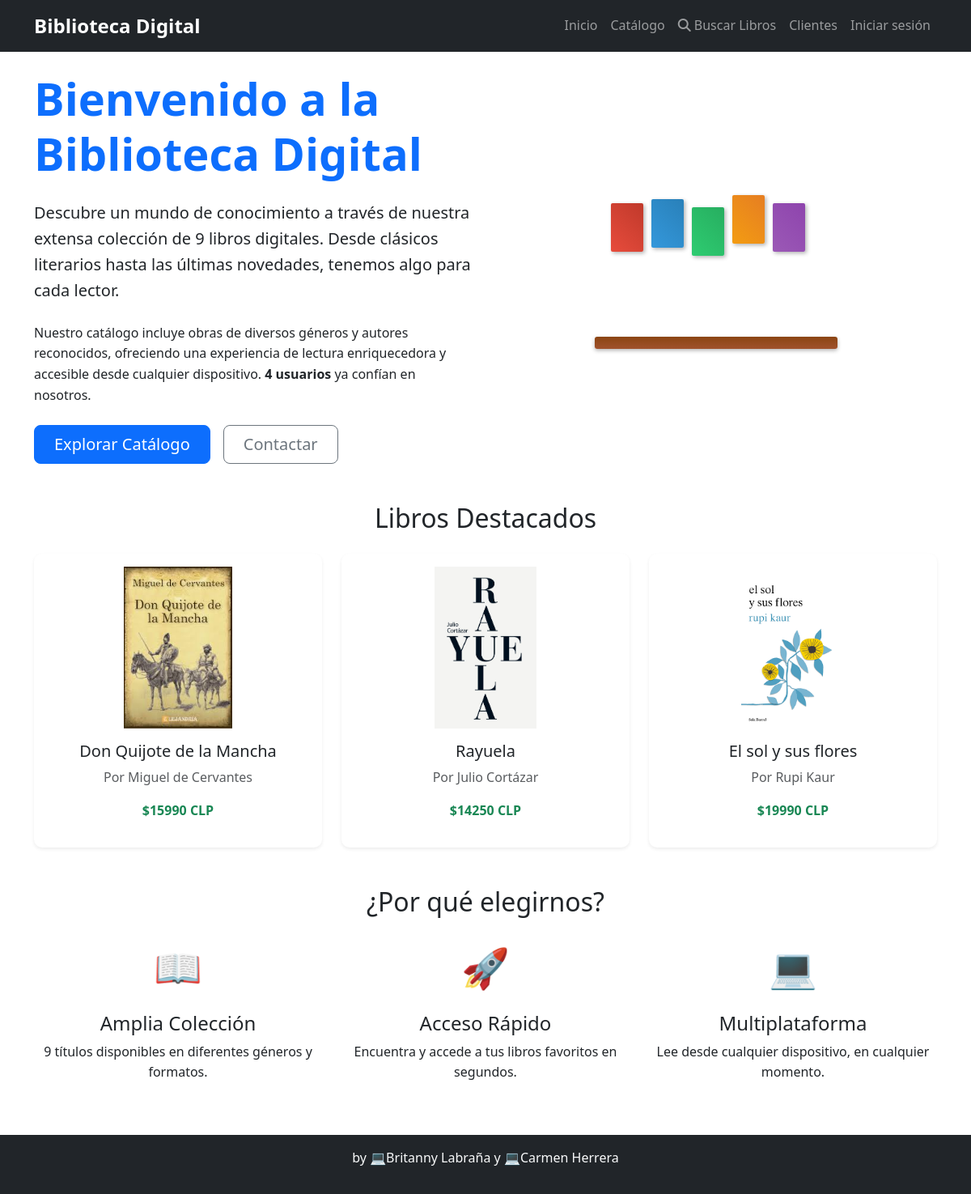
The page / on the database its author committed.
### libreria/models.py (models this page shows, shortened)
class Libro(models.Model):
    titulo = models.CharField(max_length=200)
    autor = models.CharField(max_length=100)
    precio = models.DecimalField(max_digits=10, decimal_places=2)
    disponible = models.BooleanField(default=True)
    descripcion = models.TextField(blank=True)
    portada = models.ImageField(upload_to='portadas/', blank=True, null=True)

### libreria/views.py (the view)
# urls.py: path('', views.home, name='home'),
def home(request):
    total_libros = Libro.objects.count()
    libros_destacados = Libro.objects.filter(disponible=True)[:3]
    total_usuarios = Contacto.objects.count()
    context = {
        'total_libros': total_libros,
        'libros_destacados': libros_destacados,
        'total_usuarios': total_usuarios
    }
    return render(request, 'libreria/home.html', context)

### templates/libreria/home.html (shortened to what this page needs)
{% extends "libreria/base.html" %}
{% block content %}
<div class="row align-items-center">
    <div class="col-lg-6">
        <h1 class="display-4 fw-bold text-primary mb-4">
            Bienvenido a la Biblioteca Digital
        </h1>
        <p class="lead mb-4">
            Descubre un mundo de conocimiento a través de nuestra extensa colección de <strong>{{ total_libros }} libros digitales</strong>.
            Desde clásicos literarios hasta las últimas novedades, tenemos algo para cada lector.
        </p>
        <p class="mb-4">
            Nuestro catálogo incluye obras de diversos géneros y autores reconocidos,
            ofreciendo una experiencia de lectura enriquecedora y accesible desde cualquier dispositivo.
            <strong>{{ total_usuarios }} usuarios</strong> ya confían en nosotros.
        </p>
        <div class="d-grid gap-2 d-md-flex justify-content-md-start">
            <a href="{% url 'libreria:catalogo' %}" class="btn btn-primary btn-lg px-4 me-md-2">
                Explorar Catálogo
            </a>
            <a href="{% url 'libreria:contacto' %}" class="btn btn-outline-secondary btn-lg px-4">
                Contactar
            </a>
        </div>
    </div>
    <div class="col-lg-6 text-center">
        <div class="book-shelf-container">
            <div class="book-shelf">
                <div class="book book-1"></div>
                <div class="book book-2"></div>
                <div class="book book-3"></div>
                <div class="book book-4"></div>
                <div class="book book-5"></div>
                <div class="shelf"></div>
            </div>
        </div>
    </div>
</div>
{% if libros_destacados %}
<div class="row mt-5">
    <div class="col-12">
        <h2 class="text-center mb-4">Libros Destacados</h2>
        <div class="row g-4">
            {% for libro in libros_destacados %}
            <div class="col-md-4">
                <div class="card h-100 shadow-sm">
                    <div class="card-body text-center">
                        {% if libro.portada %}
                            <img src="{{ libro.portada.url }}" alt="{{ libro.titulo }}" class="img-fluid mb-3" style="max-height: 200px;">
                        {% else %}
                            <div class="bg-light p-4 mb-3">
                                <span class="display-4">📚</span>
                            </div>
                        {% endif %}
                        <h5 class="card-title">{{ libro.titulo }}</h5>
                        <p class="card-text text-muted">Por {{ libro.autor }}</p>
                        <p class="text-success fw-bold">${{ libro.precio|floatformat:0 }} CLP</p>
                    </div>
                </div>
            </div>
            {% endfor %}
        </div>
    </div>
</div>
{% endif %}
<div class="row mt-5">
    <div class="col-12">
        <h2 class="text-center mb-4">¿Por qué elegirnos?</h2>
        <div class="row g-4">
            <div class="col-md-4 text-center">
                <div class="feature-icon mb-3">
                    📖
                </div>
                <h4>Amplia Colección</h4>
                <p>{{ total_libros }} títulos disponibles en diferentes géneros y formatos.</p>
            </div>
            <div class="col-md-4 text-center">
                <div class="feature-icon mb-3">
                    🚀
                </div>
                <h4>Acceso Rápido</h4>
                <p>Encuentra y accede a tus libros favoritos en segundos.</p>
            </div>
            <div class="col-md-4 text-center">
                <div class="feature-icon mb-3">
                    💻
                </div>
                <h4>Multiplataforma</h4>
                <p>Lee desde cualquier dispositivo, en cualquier momento.</p>
            </div>
        </div>
    </div>
</div>
{% endblock %}

### static/css/style.css (style rules this page uses)
:root { --primary-color: #0d6efd; --secondary-color: #6c757d; --success-color: #198754; --info-color: #0dcaf0; --warning-color: #ffc107; --danger-color: #dc3545; --light-color: #f8f9fa; --dark-color: #212529; }
body { font-family: 'Segoe UI', Tahoma, Geneva, Verdana, sans-serif; line-height: 1.6; }
.text-primary { color: var(--primary-color) !important; }
.book-shelf-container { padding: 2rem; }
.book-shelf { position: relative; width: 300px; height: 200px; margin: 0 auto; }
.book { position: absolute; width: 40px; height: 60px; border-radius: 2px; box-shadow: 2px 2px 5px rgba(0,0,0,0.3); transition: transform 0.3s ease; }
.book-1 { background: linear-gradient(45deg, #e74c3c, #c0392b); left: 20px; top: 20px; }
.book-2 { background: linear-gradient(45deg, #3498db, #2980b9); left: 70px; top: 15px; }
.book-3 { background: linear-gradient(45deg, #2ecc71, #27ae60); left: 120px; top: 25px; }
.book-4 { background: linear-gradient(45deg, #f39c12, #e67e22); left: 170px; top: 10px; }
.book-5 { background: linear-gradient(45deg, #9b59b6, #8e44ad); left: 220px; top: 20px; }
.shelf { position: absolute; bottom: 0; left: 0; width: 100%; height: 15px; background: linear-gradient(to bottom, #8B4513, #A0522D); border-radius: 3px; box-shadow: 0 2px 5px rgba(0,0,0,0.3); }
.feature-icon { font-size: 3rem; color: var(--primary-color); }
.card { transition: transform 0.3s ease, box-shadow 0.3s ease; border: none; border-radius: 10px; }
.btn { border-radius: 8px; font-weight: 500; transition: all 0.3s ease; }
.card { animation: fadeInUp 0.6s ease-out; }

### rows shown on the page
Libro: portada (picture), titulo "Don Quijote de la Mancha", autor "Miguel de Cervantes", precio "15990"
Libro: portada (picture), titulo "Rayuela", autor "Julio Cortázar", precio "14250"
Libro: portada (picture), titulo "El sol y sus flores", autor "Rupi Kaur", precio "19990"

### other values the page prints
{{ total_libros }} "9"
{{ total_usuarios }} "4"
